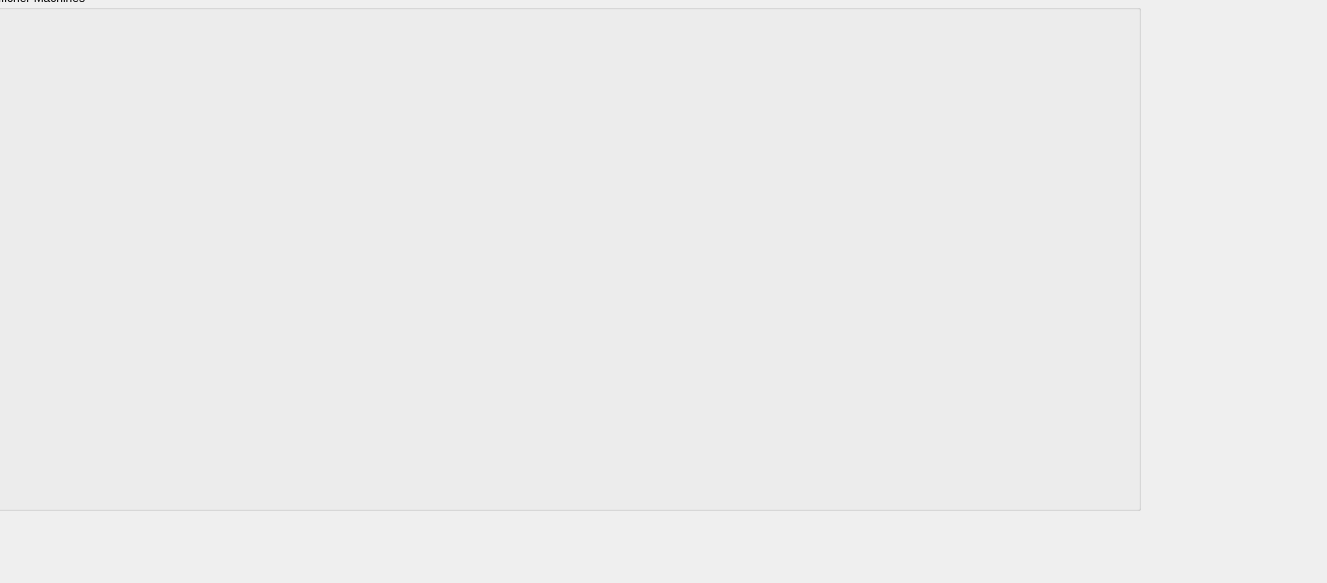
<?xml version="1.0" encoding="UTF-8"?>
<ui version="4.0">
 <class>Dialog</class>
 <widget class="QDialog" name="Dialog">
  <property name="geometry">
   <rect>
    <x>0</x>
    <y>0</y>
    <width>1327</width>
    <height>583</height>
   </rect>
  </property>
  <property name="windowTitle">
   <string>Dialog</string>
  </property>
  <widget class="QGroupBox" name="groupBox">
   <property name="geometry">
    <rect>
     <x>-10</x>
     <y>-10</y>
     <width>1151</width>
     <height>521</height>
    </rect>
   </property>
   <property name="title">
    <string>Afficher Machines</string>
   </property>
  </widget>
 </widget>
 <resources/>
 <connections/>
</ui>
